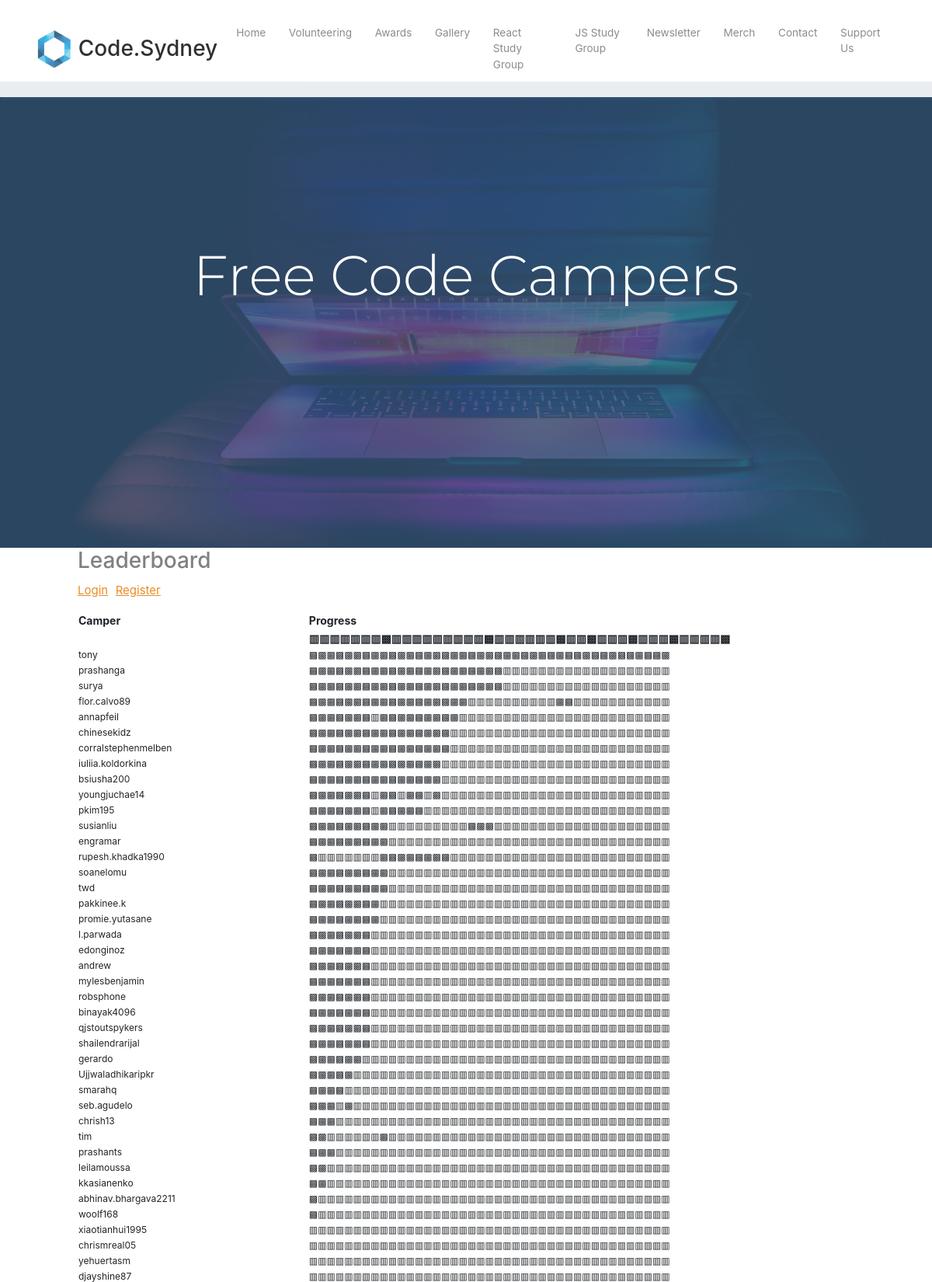
/fccleaderboard (upper part), run on the app's committed database.
### tables this page shows
CREATE TABLE "fccdashboardtable" (
	`Name`	TEXT,
	`Email`	TEXT,
	`Password`	TEXT,
	`Completed_Count`	INTEGER NOT NULL,
	`A1`	TEXT,
	`A2`	TEXT,
	`A3`	TEXT,
	`A4`	TEXT,
	`A5`	TEXT,
	`A6`	TEXT,
	`A7`	TEXT,
	`A8`	TEXT,
	`B1`	TEXT,
	`B2`	TEXT,
	`B3`	TEXT,
	`B4`	TEXT,
	`B5`	TEXT,
	`B6`	TEXT,
	`B7`	TEXT,
	`B8`	TEXT,
	`B9`	TEXT,
	`B10`	TEXT,
	`C1`	TEXT,
	`C2`	TEXT,
	`C3`	TEXT,
	`C4`	TEXT,
	`C5`	TEXT,
	`C6`	TEXT,
	`C7`	TEXT,
	`D1`	TEXT,
	`D2`	TEXT,
	`D3`	TEXT,
	`E1`	TEXT,
	`E2`	TEXT,
	`E3`	TEXT,
	`E4`	TEXT,
	`F1`	TEXT,
	`F2`	TEXT,
	`F3`	TEXT,
	`F4`	TEXT,
	`G1`	TEXT,
	`G2`	TEXT,
	`G3`	TEXT,
	`G4`	TEXT,
	`G5`	TEXT,
	PRIMARY KEY(`Email`)
);

### app.py (the view)
@app.route('/fccleaderboard', methods=['GET', 'POST'])
def fccleaderboard():
    db = get_db()
    fccamperslist = []
    try:
        cur = db.execute('SELECT Name, Email, Password, Completed_Count, \
                                 A1, A2, A3, A4, A5, A6, A7, A8, \
                                 B1, B2, B3, B4, B5, B6, B7, B8, B9, B10, \
                                 C1, C2, C3, C4, C5, C6, C7, \
                                 D1, D2, D3, \
                                 E1, E2, E3, E4, \
                                 F1, F2, F3, F4, \
                                 G1, G2, G3, G4, G5 \
                            from fccdashboardtable \
                            order by Completed_Count desc')
    except Exception as e:
        print('Exception: ',e)
    res = cur.fetchall()
    for row in res:
        statuslisttemp = []
        name  = row[0]
        for i in range(4,45):
            status = row[i]
            if status == 'Completed':
                statuslisttemp.append('▩')
            else:
                statuslisttemp.append('▥')
        statuslist = "".join(str(x) for x in statuslisttemp)
        name_string = "".join(str(name))
        selected_fields = [name_string,statuslist]
        fccamperslist.append(selected_fields)
    return render_template('fccleaderboard.html',
                           fccamperslist=fccamperslist)

### database.py (called while the page is built)
def connect_db():
    sql = sqlite3.connect('C:\Projects\codesydneywebsite\codesydney.db')
    sql.row_factory = sqlite3.Row
    return sql

def get_db():
    if not hasattr(g, 'sqlite_db'):
        g.sqlite_db = connect_db()
    return g.sqlite_db

### templates/fccleaderboard.html (shortened to what this page needs)
{% extends 'layout.html' %}
{% block content %}
  <section id="showcase">
    <div class="primary-overlay text-white">
      <div class="container">
        <div class="row">
          <div class="col-lg-12 text-center mt-5">
            <h1 class="display-3 mt-5 pt-5 top-spacing" style="font-family:Montserrat;">
              Free Code Campers
            </h1>
           </div>
         </div>
      </div>
    </div>
  </section>
<body>
<h3 style="margin-left:100px; color: gray">Leaderboard</h3>
<p>
  <a href="{{ url_for('fccleaderboardlogin') }}" style="font-size:15px;color:#EB8B24;margin-left:100px"><u>Login</u></a>
  <a href="{{ url_for('fccleaderboardregister') }}" style="font-size:15px;color:#EB8B24;margin-left:5px"><u>Register</u></a>
</p>
<div>
  <table style="font-size:17px;width:76%;text-align:left;font-weight:normal;margin-left:100px" border="0">
  <tr>
    <th>Camper</th>
    <th>Progress</th>
  </tr>
  <tr>
    <th></th>
    <th>▥▥▥▥▥▥▥▩▥▥▥▥▥▥▥▥▥▩▥▥▥▥▥▥▩▥▥▩▥▥▥▩▥▥▥▩▥▥▥▥▩</th>
  </tr>
  {% for fccampers in fccamperslist %}
  <tr>
    <td>{% print fccampers[0] %}</td>
    <td>{% print fccampers[1] %}</td>
  </tr>
  {% endfor %}
  </table>
</div>
</body>
{% endblock content %}

### static/css/style.css (style rules this page uses)
body { margin-top: 105px; }
#showcase { position: relative; background: url("../img/background.jpg") no-repeat; background-size: cover; min-height: 600px; }
#showcase .primary-overlay { background: rgba(53, 88, 120, 0.8); position: absolute; top: 0; left: 0; width: 100%; height: 100%; }
.top-spacing { margin-top: 110px !important; }
th { font-size: 14px; }
td { font-size: 12px; }

### data on the page
fccdashboardtable: Name "tony", print "▩▩▩▩▩▩▩▩▩▩▩▩▩▩▩▩▩▩▩▩▩▩▩▩▩▩▩▩▩▩▩▩▩▩▩▩▩▩▩▩▩"
fccdashboardtable: Name "prashanga", print "▩▩▩▩▩▩▩▩▩▩▩▩▩▩▩▩▩▩▩▩▩▩▥▥▥▥▥▥▥▥▥▥▥▥▥▥▥▥▥▥▥"
fccdashboardtable: Name "surya", print "▩▩▩▩▩▩▩▩▩▩▩▩▩▩▩▩▩▩▩▩▩▩▥▥▥▥▥▥▥▥▥▥▥▥▥▥▥▥▥▥▥"
fccdashboardtable: Name "flor.calvo89", print "▩▩▩▩▩▩▩▩▩▩▩▩▩▩▩▩▩▩▥▥▥▥▥▥▥▥▥▥▩▩▥▥▥▥▥▥▥▥▥▥▥"
fccdashboardtable: Name "annapfeil", print "▩▩▩▩▩▩▩▥▩▩▩▩▩▩▩▩▩▥▥▥▥▥▥▥▥▥▥▥▥▥▥▥▥▥▥▥▥▥▥▥▥"
fccdashboardtable: Name "chinesekidz", print "▩▩▩▩▩▩▩▩▩▩▩▩▩▩▩▩▥▥▥▥▥▥▥▥▥▥▥▥▥▥▥▥▥▥▥▥▥▥▥▥▥"
fccdashboardtable: Name "corralstephenmelben", print "▩▩▩▩▩▩▩▩▩▩▩▩▩▩▩▩▥▥▥▥▥▥▥▥▥▥▥▥▥▥▥▥▥▥▥▥▥▥▥▥▥"
fccdashboardtable: Name "iuliia.koldorkina", print "▩▩▩▩▩▩▩▩▩▩▩▩▩▩▩▥▥▥▥▥▥▥▥▥▥▥▥▥▥▥▥▥▥▥▥▥▥▥▥▥▥"
fccdashboardtable: Name "bsiusha200", print "▩▩▩▩▩▩▩▩▩▩▩▩▩▩▩▥▥▥▥▥▥▥▥▥▥▥▥▥▥▥▥▥▥▥▥▥▥▥▥▥▥"
fccdashboardtable: Name "youngjuchae14", print "▩▩▩▩▩▩▩▥▩▩▥▩▩▥▩▥▥▥▥▥▥▥▥▥▥▥▥▥▥▥▥▥▥▥▥▥▥▥▥▥▥"
fccdashboardtable: Name "pkim195", print "▩▩▩▩▩▩▩▥▩▩▩▩▩▥▥▥▥▥▥▥▥▥▥▥▥▥▥▥▥▥▥▥▥▥▥▥▥▥▥▥▥"
fccdashboardtable: Name "susianliu", print "▩▩▩▩▩▩▩▩▩▥▥▥▥▥▥▥▥▥▩▩▩▥▥▥▥▥▥▥▥▥▥▥▥▥▥▥▥▥▥▥▥"
fccdashboardtable: Name "engramar", print "▩▩▩▩▩▩▩▩▩▥▥▥▥▥▥▥▥▥▥▥▥▥▥▥▥▥▥▥▥▥▥▥▥▥▥▥▥▥▥▥▥"
fccdashboardtable: Name "rupesh.khadka1990", print "▩▥▥▥▥▥▥▥▩▩▩▩▩▩▩▩▥▥▥▥▥▥▥▥▥▥▥▥▥▥▥▥▥▥▥▥▥▥▥▥▥"
fccdashboardtable: Name "soanelomu", print "▩▩▩▩▩▩▩▩▩▥▥▥▥▥▥▥▥▥▥▥▥▥▥▥▥▥▥▥▥▥▥▥▥▥▥▥▥▥▥▥▥"
fccdashboardtable: Name "twd", print "▩▩▩▩▩▩▩▩▩▥▥▥▥▥▥▥▥▥▥▥▥▥▥▥▥▥▥▥▥▥▥▥▥▥▥▥▥▥▥▥▥"
fccdashboardtable: Name "pakkinee.k", print "▩▩▩▩▩▩▩▩▥▥▥▥▥▥▥▥▥▥▥▥▥▥▥▥▥▥▥▥▥▥▥▥▥▥▥▥▥▥▥▥▥"
fccdashboardtable: Name "promie.yutasane", print "▩▩▩▩▩▩▩▩▥▥▥▥▥▥▥▥▥▥▥▥▥▥▥▥▥▥▥▥▥▥▥▥▥▥▥▥▥▥▥▥▥"
fccdashboardtable: Name "l.parwada", print "▩▩▩▩▩▩▩▥▥▥▥▥▥▥▥▥▥▥▥▥▥▥▥▥▥▥▥▥▥▥▥▥▥▥▥▥▥▥▥▥▥"
fccdashboardtable: Name "edonginoz", print "▩▩▩▩▩▩▩▥▥▥▥▥▥▥▥▥▥▥▥▥▥▥▥▥▥▥▥▥▥▥▥▥▥▥▥▥▥▥▥▥▥"
fccdashboardtable: Name "andrew", print "▩▩▩▩▩▩▩▥▥▥▥▥▥▥▥▥▥▥▥▥▥▥▥▥▥▥▥▥▥▥▥▥▥▥▥▥▥▥▥▥▥"
fccdashboardtable: Name "mylesbenjamin", print "▩▩▩▩▩▩▩▥▥▥▥▥▥▥▥▥▥▥▥▥▥▥▥▥▥▥▥▥▥▥▥▥▥▥▥▥▥▥▥▥▥"
fccdashboardtable: Name "robsphone", print "▩▩▩▩▩▩▩▥▥▥▥▥▥▥▥▥▥▥▥▥▥▥▥▥▥▥▥▥▥▥▥▥▥▥▥▥▥▥▥▥▥"
fccdashboardtable: Name "binayak4096", print "▩▩▩▩▩▩▩▥▥▥▥▥▥▥▥▥▥▥▥▥▥▥▥▥▥▥▥▥▥▥▥▥▥▥▥▥▥▥▥▥▥"
fccdashboardtable: Name "qjstoutspykers", print "▩▩▩▩▩▩▩▥▥▥▥▥▥▥▥▥▥▥▥▥▥▥▥▥▥▥▥▥▥▥▥▥▥▥▥▥▥▥▥▥▥"
fccdashboardtable: Name "shailendrarijal", print "▩▩▩▩▩▩▩▥▥▥▥▥▥▥▥▥▥▥▥▥▥▥▥▥▥▥▥▥▥▥▥▥▥▥▥▥▥▥▥▥▥"
fccdashboardtable: Name "gerardo", print "▩▩▩▩▩▩▥▥▥▥▥▥▥▥▥▥▥▥▥▥▥▥▥▥▥▥▥▥▥▥▥▥▥▥▥▥▥▥▥▥▥"
fccdashboardtable: Name "Ujjwaladhikaripkr", print "▩▩▩▩▩▥▥▥▥▥▥▥▥▥▥▥▥▥▥▥▥▥▥▥▥▥▥▥▥▥▥▥▥▥▥▥▥▥▥▥▥"
fccdashboardtable: Name "smarahq", print "▩▩▩▩▥▥▥▥▥▥▥▥▥▥▥▥▥▥▥▥▥▥▥▥▥▥▥▥▥▥▥▥▥▥▥▥▥▥▥▥▥"
fccdashboardtable: print "seb.agudelo", print "▩▩▩▥▩▥▥▥▥▥▥▥▥▥▥▥▥▥▥▥▥▥▥▥▥▥▥▥▥▥▥▥▥▥▥▥▥▥▥▥▥"
fccdashboardtable: Name "chrish13", print "▩▩▩▥▥▥▥▥▥▥▥▥▥▥▥▥▥▥▥▥▥▥▥▥▥▥▥▥▥▥▥▥▥▥▥▥▥▥▥▥▥"
fccdashboardtable: Name "tim", print "▩▩▥▥▥▥▥▥▩▥▥▥▥▥▥▥▥▥▥▥▥▥▥▥▥▥▥▥▥▥▥▥▥▥▥▥▥▥▥▥▥"
fccdashboardtable: print "prashants", print "▩▩▩▥▥▥▥▥▥▥▥▥▥▥▥▥▥▥▥▥▥▥▥▥▥▥▥▥▥▥▥▥▥▥▥▥▥▥▥▥▥"
fccdashboardtable: Name "leilamoussa", print "▩▩▥▥▥▥▥▥▥▥▥▥▥▥▥▥▥▥▥▥▥▥▥▥▥▥▥▥▥▥▥▥▥▥▥▥▥▥▥▥▥"
fccdashboardtable: Name "kkasianenko", print "▩▩▥▥▥▥▥▥▥▥▥▥▥▥▥▥▥▥▥▥▥▥▥▥▥▥▥▥▥▥▥▥▥▥▥▥▥▥▥▥▥"
fccdashboardtable: Name "abhinav.bhargava2211", print "▩▥▥▥▥▥▥▥▥▥▥▥▥▥▥▥▥▥▥▥▥▥▥▥▥▥▥▥▥▥▥▥▥▥▥▥▥▥▥▥▥"
fccdashboardtable: Name "woolf168", print "▩▥▥▥▥▥▥▥▥▥▥▥▥▥▥▥▥▥▥▥▥▥▥▥▥▥▥▥▥▥▥▥▥▥▥▥▥▥▥▥▥"
fccdashboardtable: Name "xiaotianhui1995", print "▥▥▥▥▥▥▥▥▥▥▥▥▥▥▥▥▥▥▥▥▥▥▥▥▥▥▥▥▥▥▥▥▥▥▥▥▥▥▥▥▥"
fccdashboardtable: Name "chrismreal05", print "▥▥▥▥▥▥▥▥▥▥▥▥▥▥▥▥▥▥▥▥▥▥▥▥▥▥▥▥▥▥▥▥▥▥▥▥▥▥▥▥▥"
fccdashboardtable: Name "yehuertasm", print "▥▥▥▥▥▥▥▥▥▥▥▥▥▥▥▥▥▥▥▥▥▥▥▥▥▥▥▥▥▥▥▥▥▥▥▥▥▥▥▥▥"
fccdashboardtable: Name "djayshine87", print "▥▥▥▥▥▥▥▥▥▥▥▥▥▥▥▥▥▥▥▥▥▥▥▥▥▥▥▥▥▥▥▥▥▥▥▥▥▥▥▥▥"
